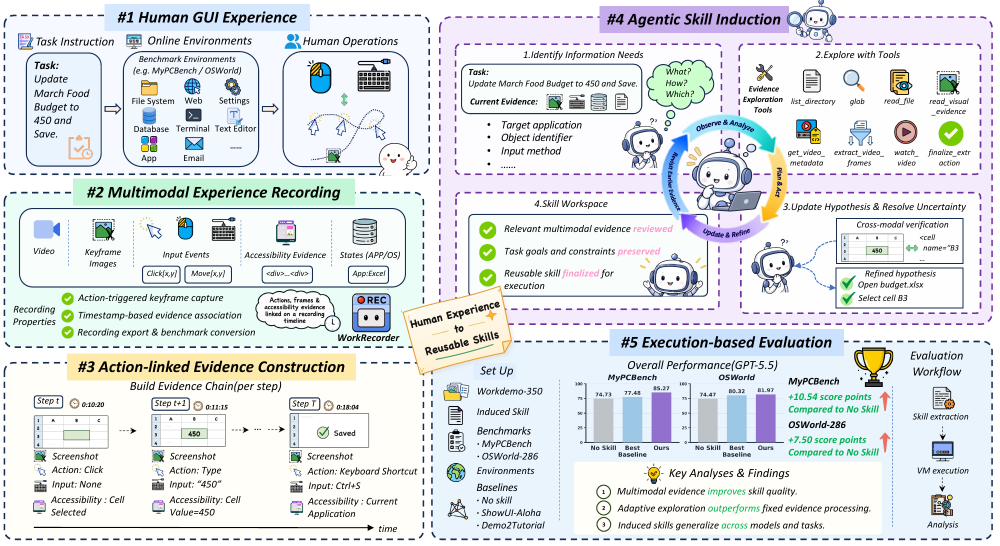
#> input picture assets/framework.png, 2000 x 1092 px (shown at 1/2 size)
$ python -i create_workbench_round_report.py   (imports and definitions only)
#> lines starting #> are read from the running program, lines starting #| are printed output that depends on the picture
"""Create visual review artifacts for a Workbench design round.

This script intentionally compares screenshots in a human-readable way rather
than pretending to be a pixel-perfect approval system. Each design round gets a
side-by-side image, a soft diff, facts, and a review stub so the iteration count
stays honest.
"""

from __future__ import annotations

import argparse
import json
import shutil
from dataclasses import asdict, dataclass
from pathlib import Path

from PIL import Image, ImageChops, ImageEnhance, ImageStat

REPO_ROOT = Path(__file__).resolve().parent.parent


@dataclass(frozen=True)
class RoundImageFacts:
    """Stable visual metrics for one exported Workbench review image.

    Attributes:
        file: Review image file name.
        width: Rendered image width in pixels.
        height: Rendered image height in pixels.
        average_luminance: Mean luminance normalized to 0..1.
        teal_ratio: Approximate ratio of Tiffany/teal pixels.
        non_white_ratio: Approximate ratio of non-white pixels.
    """

    file: str
    width: int
    height: int
    average_luminance: float
    teal_ratio: float
    non_white_ratio: float


def _luminance(rgb: tuple[float, float, float]) -> float:
    r, g, b = [channel / 255.0 for channel in rgb]
    return 0.2126 * r + 0.7152 * g + 0.0722 * b


def _facts(path: Path) -> RoundImageFacts:
#> called with path = '../../assets/framework.png'
    image = Image.open(path).convert("RGB")
#> image is the input picture: PIL image 2000x1092 RGB; mean R, G, B 222.6, 227.2, 230
    small = image.resize((240, max(1, int(240 * image.height / image.width)))).convert("RGB")
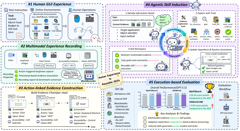
#> small: PIL image 240x131 RGB; mean R, G, B 222.3, 226.9, 229.7
    raw = small.tobytes()
    teal = 0
    non_white = 0
    total = 0
    for index in range(0, len(raw), 3):
        r, g, b = raw[index], raw[index + 1], raw[index + 2]
        total += 1
        if g > r + 10 and b > r + 4 and g > 135:
            teal += 1
        if min(255 - r, 255 - g, 255 - b) < -6 or (r + g + b) / 3 < 246:
            non_white += 1
#> this loop made 31440 passes
#> (r, g, b) on passes 1, 197, 198, 266, 267, 268, 269, 270, 271, 272, 273, 274: (255, 255, 255), (169, 182, 204), (141, 160, 192), (222, 236, 254), (216, 234, 254), (217, 234, 254), (217, 234, 255), (219, 236, 255), (218, 235, 255), (220, 237, 255), (217, 234, 254), (218, 235, 255)
#> (index, r, g, b) on passes 2 to 7: (3, 255, 255, 255), (6, 255, 255, 255), (9, 255, 255, 255), (12, 255, 255, 255), (15, 255, 255, 255), (18, 255, 255, 255)
#> after the loop, non_white = 19464; teal = 6003; total = 31440
    raw_mean = ImageStat.Stat(image).mean
#> raw_mean = [222.6, 227.2, 230]
    mean = (raw_mean[0], raw_mean[1], raw_mean[2])
#> mean = (222.6, 227.2, 230)
    return RoundImageFacts(
#> (the run stopped early here; a loop or call above may not have finished)
